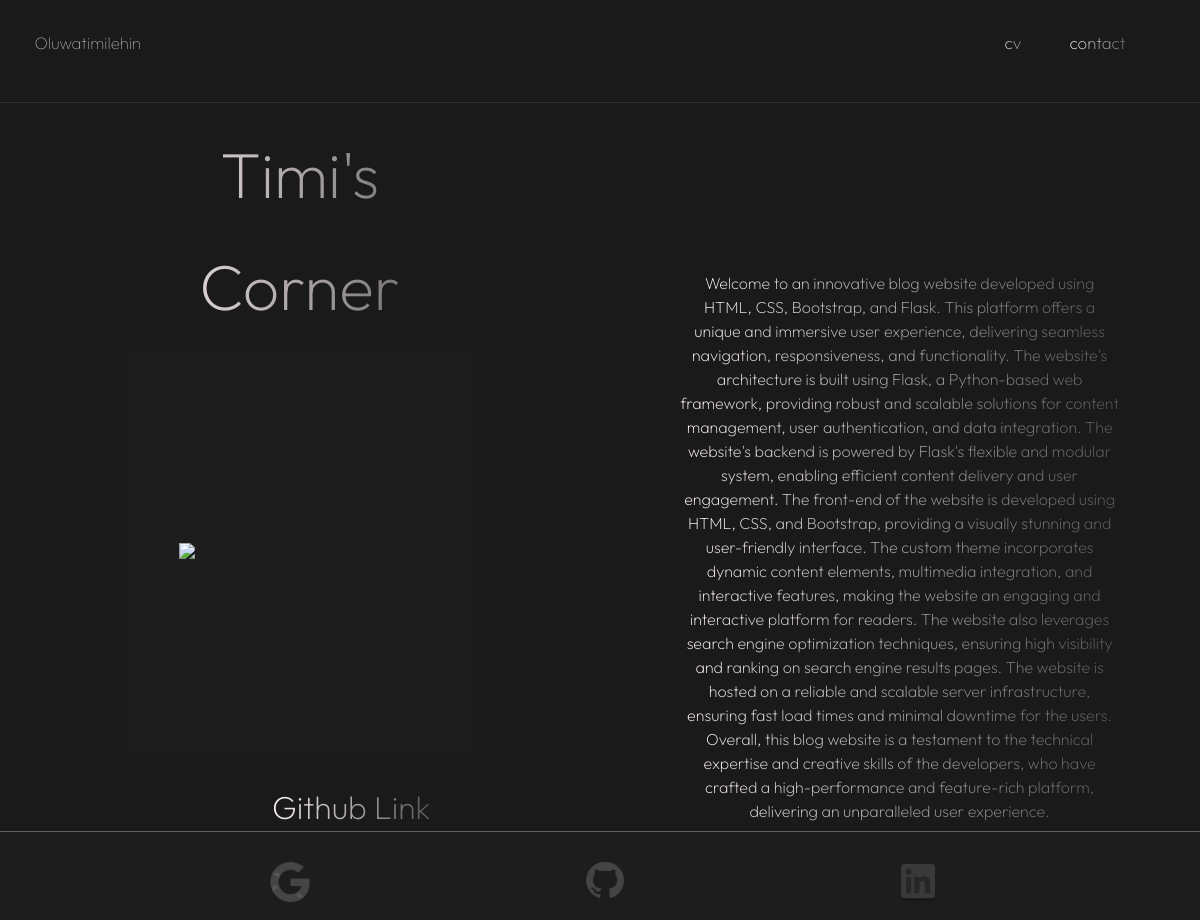
The app's page /projects/2 with its own data.
### main.py (models this page shows)
class Projects(db.Model):
    id = db.Column(db.String(250),primary_key=True)
    name = db.Column(db.String(250), unique=True, nullable=False)
    description = db.Column(db.String(1000), nullable=False)
    github_link = db.Column(db.String(500), unique=True)
    youtube_url = db.Column(db.String(500), unique=True)

### main.py (the view)
@app.route("/projects/<id>")
def projects(id):
    project_id = id
    project = Projects.query.get(project_id)
    shorts = False
    availability = True
    if project_id =="3":
        shorts= True
    else:
        pass
    if project_id==1:
        availability = False
    return render_template('projects.html', project=project, home=False, shorts=shorts, available=availability)

### templates/projects.html
<!DOCTYPE html>
<html>
    <head>
        {% include "navbar.html"%}
        {% include "header.html"%}
        <link rel="stylesheet" href=" {{ url_for('static', filename='styles/projects.css') }}">
    </head>
    <body>
        <main>
            <div class="project-flexbox">
                <div class="project-left-section">
                    <h1 class="headers body-text project-header"> {{ project.name }}</h1>
                    <div class="project-display">
                        {% if shorts%}
                        <iframe width="315" height="400" src="{{project.youtube_url}}" title="{{project.name}}" frameborder="0" allow="accelerometer; autoplay; clipboard-write; encrypted-media; gyroscope; picture-in-picture; web-share" allowfullscreen></iframe>
                        {% elif available%}
                        <img class="display-gif" src="https://i.pinimg.com/originals/7e/00/d6/7e00d6514d0556b617001d5fe0a62663.gif">
                        {% else%}
                        <iframe src="{{project.youtube_url}}" title="{{project.name}}"></iframe>
                        {% endif %}
                    </div>
                    <a class="github-text-link body-text" href="{{ project.github_link }}" target="_blank">Github Link</a>
                </div>
                <div class="project-description body-text project-body">
                    {{ project.description }}
                </div>
            </div>
        </main>
        <footer>
            {% include "footer.html" %}
        </footer>
        </body>
</html>

### static/styles/main.css (style rules this page uses)
a { color: inherit; text-decoration: None; transition: font-size 0.15s; }
body { background: #1A1A1A; margin: 0; }
.body-text { background: linear-gradient(90deg, #FFF4F4 2.25%, rgba(255, 245, 245, 0.90625) 11.39%, rgba(255, 255, 255, 0) 139.19%); font-family: 'Outfit', Arial, Helvetica, sans-serif; font-weight: 200; -webkit-background-clip: text; -webkit-text-fill-color: transparent; }
div { margin: 0; }
.headers { font-size: 4rem; font-weight: 200; line-height: 7rem; text-align: center; }

### static/styles/projects.css (style rules this page uses)
.github-text-link { font-size: 2rem; margin-left: 9rem; transition: font-size 0.15s; width: 30%; white-space: nowrap; }
.project-flexbox { display: flex; flex-direction: row; align-items: center; justify-content: center; }
.project-description { font-weight: 200; margin-top: 9rem; margin-left: 13rem; margin-right: 5rem; width: 40%; }
.project-display { background-color: rgba(209, 208, 208, 0.02); height: 25rem; margin-bottom: 2rem; text-align: center; width: 100%; position: relative; display: flex; justify-content: center; align-items: center; }
.project-left-section { margin-left: 8rem; }
.project-header { text-align: left; }
.project-body { text-align: center; }
.display-gif { width:70%; }

### records on screen
Projects: name "Timi's Corner", description "Welcome to an innovative blog website developed using HTML, CSS, Bootstrap, and Flask. This platform offers a unique and immersive user experience, delivering seamless navigation, responsiveness, and functionality. The website's architecture is built using Flask, a Python-based web framework, providing robust and scalable solutions for content management, user authentication, and data integration. The website's backend is powered by Flask's flexible and modular system, enabling efficient content delivery and user engagement. The front-end of the website is developed using HTML, CSS, and Bootstrap, providing a visually stunning and user-friendly interface. The custom theme incorporates…"
